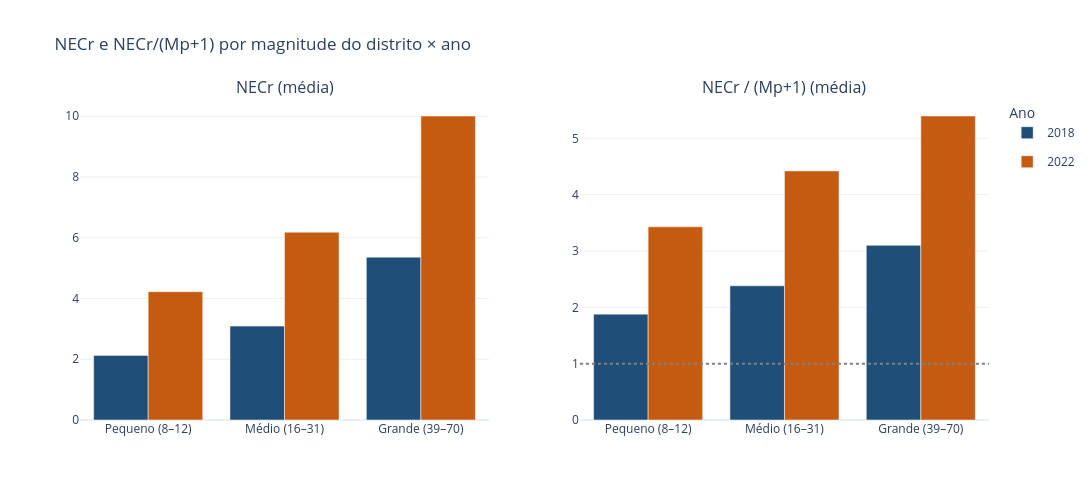

Notebook code for this chart:
### Markdown cell above
## 5. NECr por magnitude do distrito (estratificação descritiva secundária)

`dm_cat` (via `qt_vaga`) é mantida só como controle descritivo do tamanho do distrito — não
é mais o balizador de nenhuma razão NECr/M.

### Code cell
from plotly.subplots import make_subplots

ordem_dm = ["Pequeno (8–12)", "Médio (16–31)", "Grande (39–70)"]

resumo_dm = (
    listas_rec.groupby(["ano_eleicao", "dm_cat"], observed=True)
    .agg(NECr_media=("NECr", "mean"), Mpp1_media=("NECr_sobre_Mpp1", "mean"), Mp_mediana=("Mp", "median"))
    .reset_index()
)
resumo_dm["dm_cat"] = pd.Categorical(resumo_dm["dm_cat"], categories=ordem_dm, ordered=True)
resumo_dm = resumo_dm.sort_values(["ano_eleicao", "dm_cat"])

fig = make_subplots(rows=1, cols=2, subplot_titles=["NECr (média)", "NECr / (Mp+1) (média)"])
cores = {"2018": "#1f4e79", "2022": "#c55a11"}
for ano in ["2018", "2022"]:
    sub = resumo_dm[resumo_dm.ano_eleicao == ano]
    fig.add_trace(go.Bar(name=ano, x=sub["dm_cat"], y=sub["NECr_media"], marker_color=cores[ano],
                          legendgroup=ano, showlegend=True), row=1, col=1)
    fig.add_trace(go.Bar(name=ano, x=sub["dm_cat"], y=sub["Mpp1_media"], marker_color=cores[ano],
                          legendgroup=ano, showlegend=False), row=1, col=2)

fig.add_hline(y=1, line_dash="dot", line_color="gray", row=1, col=2)
fig.update_layout(
    barmode="group", template="plotly_white", width=1100, height=500,
    title="NECr e NECr/(Mp+1) por magnitude do distrito × ano",
    legend_title="Ano",
)
fig.show()

### Figure 1 — Plotly figure (JSON) as saved in the notebook; plotly's stock layout.template omitted (floating-point values rounded to 4 significant figures)
{"data": [{"legendgroup": "2018", "marker": {"color": "#1f4e79"}, "name": "2018", "showlegend": true, "type": "bar", "x": ["Pequeno (8–12)", "Médio (16–31)", "Grande (39–70)"], "xaxis": "x", "y": [2.126, 3.091, 5.36], "yaxis": "y"}, {"legendgroup": "2018", "marker": {"color": "#1f4e79"}, "name": "2018", "showlegend": false, "type": "bar", "x": ["Pequeno (8–12)", "Médio (16–31)", "Grande (39–70)"], "xaxis": "x2", "y": [1.879, 2.381, 3.1], "yaxis": "y2"}, {"legendgroup": "2022", "marker": {"color": "#c55a11"}, "name": "2022", "showlegend": true, "type": "bar", "x": ["Pequeno (8–12)", "Médio (16–31)", "Grande (39–70)"], "xaxis": "x", "y": [4.224, 6.181, 10.01], "yaxis": "y"}, {"legendgroup": "2022", "marker": {"color": "#c55a11"}, "name": "2022", "showlegend": false, "type": "bar", "x": ["Pequeno (8–12)", "Médio (16–31)", "Grande (39–70)"], "xaxis": "x2", "y": [3.43, 4.422, 5.396], "yaxis": "y2"}], "layout": {"annotations": [{"font": {"size": 16}, "showarrow": false, "text": "NECr (média)", "x": 0.225, "xanchor": "center", "xref": "paper", "y": 1.0, "yanchor": "bottom", "yref": "paper"}, {"font": {"size": 16}, "showarrow": false, "text": "NECr / (Mp+1) (média)", "x": 0.775, "xanchor": "center", "xref": "paper", "y": 1.0, "yanchor": "bottom", "yref": "paper"}], "barmode": "group", "height": 500, "legend": {"title": {"text": "Ano"}}, "shapes": [{"line": {"color": "gray", "dash": "dot"}, "type": "line", "x0": 0, "x1": 1, "xref": "x2 domain", "y0": 1, "y1": 1, "yref": "y2"}], "title": {"text": "NECr e NECr/(Mp+1) por magnitude do distrito × ano"}, "width": 1100, "xaxis": {"anchor": "y", "domain": [0.0, 0.45]}, "xaxis2": {"anchor": "y2", "domain": [0.55, 1.0]}, "yaxis": {"anchor": "x", "domain": [0.0, 1.0]}, "yaxis2": {"anchor": "x2", "domain": [0.0, 1.0]}}}
